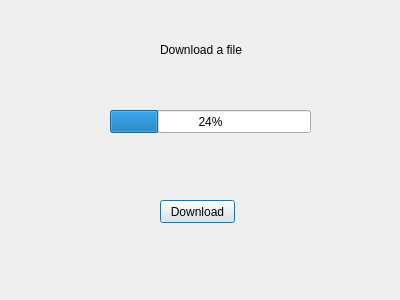
<?xml version="1.0" encoding="UTF-8"?>
<ui version="4.0">
 <class>Dialog</class>
 <widget class="QDialog" name="Dialog">
  <property name="geometry">
   <rect>
    <x>0</x>
    <y>0</y>
    <width>400</width>
    <height>300</height>
   </rect>
  </property>
  <property name="windowTitle">
   <string>Dialog</string>
  </property>
  <widget class="QLabel" name="label">
   <property name="geometry">
    <rect>
     <x>160</x>
     <y>40</y>
     <width>131</width>
     <height>20</height>
    </rect>
   </property>
   <property name="text">
    <string>Download a file</string>
   </property>
  </widget>
  <widget class="QPushButton" name="pushButton">
   <property name="geometry">
    <rect>
     <x>160</x>
     <y>200</y>
     <width>75</width>
     <height>23</height>
    </rect>
   </property>
   <property name="text">
    <string>Download</string>
   </property>
  </widget>
  <widget class="QProgressBar" name="progressBar">
   <property name="geometry">
    <rect>
     <x>110</x>
     <y>110</y>
     <width>201</width>
     <height>23</height>
    </rect>
   </property>
   <property name="value">
    <number>24</number>
   </property>
  </widget>
 </widget>
 <resources/>
 <connections/>
</ui>
